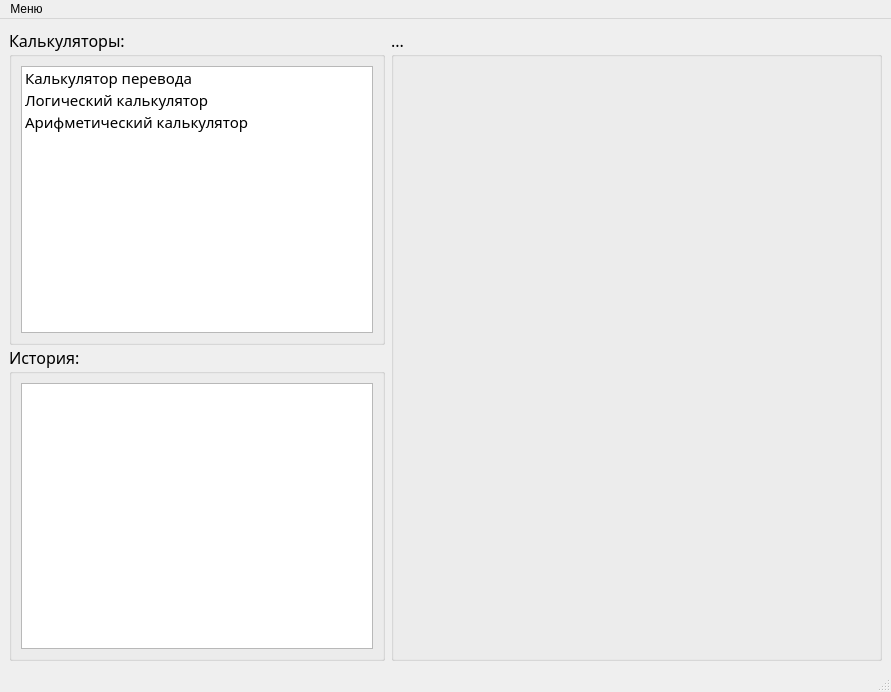
<?xml version="1.0" encoding="UTF-8"?>
<ui version="4.0">
 <class>MainWindow</class>
 <widget class="QMainWindow" name="MainWindow">
  <property name="geometry">
   <rect>
    <x>0</x>
    <y>0</y>
    <width>891</width>
    <height>692</height>
   </rect>
  </property>
  <property name="windowTitle">
   <string>MainWindow</string>
  </property>
  <property name="autoFillBackground">
   <bool>false</bool>
  </property>
  <widget class="QWidget" name="centralwidget">
   <layout class="QGridLayout" name="gridLayout">
    <item row="0" column="1">
     <widget class="QGroupBox" name="groupBox_3">
      <property name="sizePolicy">
       <sizepolicy hsizetype="Preferred" vsizetype="Preferred">
        <horstretch>0</horstretch>
        <verstretch>0</verstretch>
       </sizepolicy>
      </property>
      <property name="minimumSize">
       <size>
        <width>491</width>
        <height>631</height>
       </size>
      </property>
      <property name="font">
       <font>
        <family>Montserrat Medium</family>
        <pointsize>12</pointsize>
       </font>
      </property>
      <property name="title">
       <string>...</string>
      </property>
      <layout class="QHBoxLayout" name="horizontalLayout_6">
       <item>
        <widget class="QStackedWidget" name="stackedWidget">
         <property name="currentIndex">
          <number>3</number>
         </property>
         <widget class="QWidget" name="page">
          <layout class="QHBoxLayout" name="horizontalLayout_7">
           <item>
            <layout class="QVBoxLayout" name="verticalLayout">
             <item>
              <widget class="QLabel" name="label">
               <property name="minimumSize">
                <size>
                 <width>0</width>
                 <height>0</height>
                </size>
               </property>
               <property name="font">
                <font>
                 <family>Montserrat Medium</family>
                 <pointsize>28</pointsize>
                </font>
               </property>
               <property name="text">
                <string>Калькулятор перевода</string>
               </property>
              </widget>
             </item>
             <item>
              <layout class="QHBoxLayout" name="horizontalLayout">
               <item>
                <widget class="QLabel" name="label_3">
                 <property name="font">
                  <font>
                   <family>Montserrat Light</family>
                   <pointsize>14</pointsize>
                  </font>
                 </property>
                 <property name="text">
                  <string>Исходное число:</string>
                 </property>
                </widget>
               </item>
               <item>
                <widget class="QLineEdit" name="lineEdit">
                 <property name="font">
                  <font>
                   <family>Montserrat Medium</family>
                   <pointsize>14</pointsize>
                  </font>
                 </property>
                 <property name="inputMask">
                  <string/>
                 </property>
                 <property name="text">
                  <string/>
                 </property>
                 <property name="maxLength">
                  <number>10</number>
                 </property>
                 <property name="placeholderText">
                  <string>Например: 101110</string>
                 </property>
                </widget>
               </item>
              </layout>
             </item>
             <item>
              <layout class="QHBoxLayout" name="horizontalLayout_2">
               <item>
                <widget class="QLabel" name="label_2">
                 <property name="font">
                  <font>
                   <family>Montserrat Light</family>
                   <pointsize>14</pointsize>
                  </font>
                 </property>
                 <property name="text">
                  <string>Направление перевода:</string>
                 </property>
                </widget>
               </item>
               <item>
                <spacer name="horizontalSpacer">
                 <property name="orientation">
                  <enum>Qt::Horizontal</enum>
                 </property>
                 <property name="sizeType">
                  <enum>QSizePolicy::Fixed</enum>
                 </property>
                 <property name="sizeHint" stdset="0">
                  <size>
                   <width>15</width>
                   <height>0</height>
                  </size>
                 </property>
                </spacer>
               </item>
               <item>
                <layout class="QVBoxLayout" name="verticalLayout_2">
                 <item>
                  <spacer name="verticalSpacer">
                   <property name="orientation">
                    <enum>Qt::Vertical</enum>
                   </property>
                   <property name="sizeType">
                    <enum>QSizePolicy::Fixed</enum>
                   </property>
                   <property name="sizeHint" stdset="0">
                    <size>
                     <width>0</width>
                     <height>15</height>
                    </size>
                   </property>
                  </spacer>
                 </item>
                 <item>
                  <widget class="QComboBox" name="comboBox">
                   <property name="font">
                    <font>
                     <family>Montserrat Medium</family>
                     <pointsize>11</pointsize>
                    </font>
                   </property>
                   <item>
                    <property name="text">
                     <string>2</string>
                    </property>
                   </item>
                   <item>
                    <property name="text">
                     <string>8</string>
                    </property>
                   </item>
                   <item>
                    <property name="text">
                     <string>10</string>
                    </property>
                   </item>
                   <item>
                    <property name="text">
                     <string>16</string>
                    </property>
                   </item>
                  </widget>
                 </item>
                 <item>
                  <widget class="QLabel" name="label_4">
                   <property name="font">
                    <font>
                     <family>Montserrat Light</family>
                     <pointsize>16</pointsize>
                    </font>
                   </property>
                   <property name="text">
                    <string>to</string>
                   </property>
                  </widget>
                 </item>
                 <item>
                  <widget class="QComboBox" name="comboBox_2">
                   <property name="font">
                    <font>
                     <family>Montserrat Medium</family>
                     <pointsize>11</pointsize>
                    </font>
                   </property>
                   <property name="editable">
                    <bool>false</bool>
                   </property>
                   <item>
                    <property name="text">
                     <string>2</string>
                    </property>
                   </item>
                   <item>
                    <property name="text">
                     <string>8</string>
                    </property>
                   </item>
                   <item>
                    <property name="text">
                     <string>10</string>
                    </property>
                   </item>
                   <item>
                    <property name="text">
                     <string>16</string>
                    </property>
                   </item>
                  </widget>
                 </item>
                 <item>
                  <spacer name="verticalSpacer_2">
                   <property name="orientation">
                    <enum>Qt::Vertical</enum>
                   </property>
                   <property name="sizeType">
                    <enum>QSizePolicy::Fixed</enum>
                   </property>
                   <property name="sizeHint" stdset="0">
                    <size>
                     <width>0</width>
                     <height>15</height>
                    </size>
                   </property>
                  </spacer>
                 </item>
                </layout>
               </item>
              </layout>
             </item>
             <item>
              <widget class="QPushButton" name="pushButton">
               <property name="font">
                <font>
                 <family>Montserrat Medium</family>
                 <pointsize>14</pointsize>
                </font>
               </property>
               <property name="text">
                <string>Конвертировать</string>
               </property>
              </widget>
             </item>
             <item>
              <layout class="QHBoxLayout" name="horizontalLayout_3">
               <item>
                <widget class="QLabel" name="label_5">
                 <property name="font">
                  <font>
                   <family>Montserrat Light</family>
                   <pointsize>14</pointsize>
                  </font>
                 </property>
                 <property name="text">
                  <string>Результат:</string>
                 </property>
                </widget>
               </item>
               <item>
                <widget class="QLabel" name="label_6">
                 <property name="font">
                  <font>
                   <family>Montserrat Light</family>
                   <pointsize>14</pointsize>
                  </font>
                 </property>
                 <property name="text">
                  <string/>
                 </property>
                </widget>
               </item>
              </layout>
             </item>
            </layout>
           </item>
          </layout>
         </widget>
         <widget class="QWidget" name="page_2">
          <layout class="QGridLayout" name="gridLayout_3">
           <item row="1" column="0">
            <layout class="QVBoxLayout" name="verticalLayout_4">
             <item>
              <widget class="QLabel" name="label_13">
               <property name="minimumSize">
                <size>
                 <width>0</width>
                 <height>0</height>
                </size>
               </property>
               <property name="font">
                <font>
                 <family>Montserrat Medium</family>
                 <pointsize>25</pointsize>
                </font>
               </property>
               <property name="text">
                <string>Логический калькулятор</string>
               </property>
              </widget>
             </item>
             <item>
              <widget class="QLabel" name="label_7">
               <property name="font">
                <font>
                 <family>Montserrat Light</family>
                 <pointsize>16</pointsize>
                </font>
               </property>
               <property name="text">
                <string>Введите A и B:</string>
               </property>
              </widget>
             </item>
             <item>
              <layout class="QHBoxLayout" name="horizontalLayout_9">
               <item>
                <widget class="QLabel" name="label_8">
                 <property name="enabled">
                  <bool>true</bool>
                 </property>
                 <property name="font">
                  <font>
                   <family>Montserrat Light</family>
                   <pointsize>18</pointsize>
                  </font>
                 </property>
                 <property name="text">
                  <string>A:</string>
                 </property>
                </widget>
               </item>
               <item>
                <spacer name="horizontalSpacer_3">
                 <property name="orientation">
                  <enum>Qt::Horizontal</enum>
                 </property>
                 <property name="sizeType">
                  <enum>QSizePolicy::Fixed</enum>
                 </property>
                 <property name="sizeHint" stdset="0">
                  <size>
                   <width>41</width>
                   <height>20</height>
                  </size>
                 </property>
                </spacer>
               </item>
               <item>
                <widget class="QLineEdit" name="lineEdit_2">
                 <property name="font">
                  <font>
                   <family>Montserrat Medium</family>
                   <pointsize>14</pointsize>
                  </font>
                 </property>
                 <property name="text">
                  <string/>
                 </property>
                 <property name="maxLength">
                  <number>4</number>
                 </property>
                 <property name="placeholderText">
                  <string>Например: 1011</string>
                 </property>
                </widget>
               </item>
               <item>
                <spacer name="horizontalSpacer_5">
                 <property name="orientation">
                  <enum>Qt::Horizontal</enum>
                 </property>
                 <property name="sizeHint" stdset="0">
                  <size>
                   <width>40</width>
                   <height>20</height>
                  </size>
                 </property>
                </spacer>
               </item>
              </layout>
             </item>
             <item>
              <layout class="QHBoxLayout" name="horizontalLayout_10">
               <item>
                <widget class="QLabel" name="label_9">
                 <property name="font">
                  <font>
                   <family>Montserrat Light</family>
                   <pointsize>18</pointsize>
                  </font>
                 </property>
                 <property name="text">
                  <string>B:</string>
                 </property>
                </widget>
               </item>
               <item>
                <spacer name="horizontalSpacer_4">
                 <property name="orientation">
                  <enum>Qt::Horizontal</enum>
                 </property>
                 <property name="sizeType">
                  <enum>QSizePolicy::Fixed</enum>
                 </property>
                 <property name="sizeHint" stdset="0">
                  <size>
                   <width>40</width>
                   <height>20</height>
                  </size>
                 </property>
                </spacer>
               </item>
               <item>
                <widget class="QLineEdit" name="lineEdit_3">
                 <property name="font">
                  <font>
                   <family>Montserrat Medium</family>
                   <pointsize>14</pointsize>
                  </font>
                 </property>
                 <property name="text">
                  <string/>
                 </property>
                 <property name="maxLength">
                  <number>4</number>
                 </property>
                 <property name="placeholderText">
                  <string>Например: 0011</string>
                 </property>
                </widget>
               </item>
               <item>
                <spacer name="horizontalSpacer_6">
                 <property name="orientation">
                  <enum>Qt::Horizontal</enum>
                 </property>
                 <property name="sizeHint" stdset="0">
                  <size>
                   <width>40</width>
                   <height>20</height>
                  </size>
                 </property>
                </spacer>
               </item>
              </layout>
             </item>
            </layout>
           </item>
           <item row="6" column="0">
            <layout class="QHBoxLayout" name="horizontalLayout_12">
             <item>
              <widget class="QLabel" name="label_11">
               <property name="font">
                <font>
                 <family>Montserrat Light</family>
                 <pointsize>16</pointsize>
                </font>
               </property>
               <property name="text">
                <string>Результат:</string>
               </property>
              </widget>
             </item>
             <item>
              <widget class="QLabel" name="label_12">
               <property name="font">
                <font>
                 <family>Montserrat Light</family>
                 <pointsize>16</pointsize>
                </font>
               </property>
               <property name="text">
                <string/>
               </property>
              </widget>
             </item>
            </layout>
           </item>
           <item row="3" column="0">
            <layout class="QHBoxLayout" name="horizontalLayout_11">
             <item>
              <widget class="QLabel" name="label_10">
               <property name="font">
                <font>
                 <family>Montserrat Light</family>
                 <pointsize>16</pointsize>
                </font>
               </property>
               <property name="text">
                <string>Введите команду:</string>
               </property>
              </widget>
             </item>
             <item>
              <spacer name="horizontalSpacer_2">
               <property name="orientation">
                <enum>Qt::Horizontal</enum>
               </property>
               <property name="sizeType">
                <enum>QSizePolicy::Fixed</enum>
               </property>
               <property name="sizeHint" stdset="0">
                <size>
                 <width>40</width>
                 <height>20</height>
                </size>
               </property>
              </spacer>
             </item>
             <item>
              <widget class="QLineEdit" name="lineEdit_4">
               <property name="font">
                <font>
                 <family>Montserrat Medium</family>
                 <pointsize>14</pointsize>
                </font>
               </property>
               <property name="text">
                <string/>
               </property>
               <property name="maxLength">
                <number>4</number>
               </property>
               <property name="placeholderText">
                <string>Например: 1001</string>
               </property>
              </widget>
             </item>
             <item>
              <spacer name="horizontalSpacer_7">
               <property name="orientation">
                <enum>Qt::Horizontal</enum>
               </property>
               <property name="sizeHint" stdset="0">
                <size>
                 <width>40</width>
                 <height>20</height>
                </size>
               </property>
              </spacer>
             </item>
            </layout>
           </item>
           <item row="2" column="0">
            <spacer name="verticalSpacer_3">
             <property name="orientation">
              <enum>Qt::Vertical</enum>
             </property>
             <property name="sizeType">
              <enum>QSizePolicy::Fixed</enum>
             </property>
             <property name="sizeHint" stdset="0">
              <size>
               <width>20</width>
               <height>40</height>
              </size>
             </property>
            </spacer>
           </item>
           <item row="5" column="0">
            <widget class="QPushButton" name="pushButton_2">
             <property name="font">
              <font>
               <family>Montserrat Medium</family>
               <pointsize>14</pointsize>
              </font>
             </property>
             <property name="text">
              <string>Вычислить</string>
             </property>
            </widget>
           </item>
           <item row="4" column="0">
            <spacer name="verticalSpacer_4">
             <property name="orientation">
              <enum>Qt::Vertical</enum>
             </property>
             <property name="sizeType">
              <enum>QSizePolicy::Fixed</enum>
             </property>
             <property name="sizeHint" stdset="0">
              <size>
               <width>20</width>
               <height>15</height>
              </size>
             </property>
            </spacer>
           </item>
          </layout>
         </widget>
         <widget class="QWidget" name="page_3">
          <widget class="QWidget" name="layoutWidget">
           <property name="geometry">
            <rect>
             <x>0</x>
             <y>20</y>
             <width>471</width>
             <height>151</height>
            </rect>
           </property>
           <layout class="QVBoxLayout" name="verticalLayout_5">
            <item>
             <widget class="QLabel" name="label_15">
              <property name="minimumSize">
               <size>
                <width>0</width>
                <height>0</height>
               </size>
              </property>
              <property name="font">
               <font>
                <family>Montserrat Medium</family>
                <pointsize>21</pointsize>
               </font>
              </property>
              <property name="text">
               <string>Арифметический калькулятор</string>
              </property>
             </widget>
            </item>
            <item>
             <widget class="QLabel" name="label_16">
              <property name="font">
               <font>
                <family>Montserrat Light</family>
                <pointsize>16</pointsize>
               </font>
              </property>
              <property name="text">
               <string>Введите A и B:</string>
              </property>
             </widget>
            </item>
            <item>
             <layout class="QHBoxLayout" name="horizontalLayout_14">
              <item>
               <widget class="QLabel" name="label_17">
                <property name="enabled">
                 <bool>true</bool>
                </property>
                <property name="font">
                 <font>
                  <family>Montserrat Light</family>
                  <pointsize>18</pointsize>
                 </font>
                </property>
                <property name="text">
                 <string>A:</string>
                </property>
               </widget>
              </item>
              <item>
               <spacer name="horizontalSpacer_10">
                <property name="orientation">
                 <enum>Qt::Horizontal</enum>
                </property>
                <property name="sizeType">
                 <enum>QSizePolicy::Fixed</enum>
                </property>
                <property name="sizeHint" stdset="0">
                 <size>
                  <width>41</width>
                  <height>20</height>
                 </size>
                </property>
               </spacer>
              </item>
              <item>
               <widget class="QLineEdit" name="lineEdit_6">
                <property name="font">
                 <font>
                  <family>Montserrat Medium</family>
                  <pointsize>14</pointsize>
                 </font>
                </property>
                <property name="text">
                 <string/>
                </property>
                <property name="maxLength">
                 <number>4</number>
                </property>
                <property name="placeholderText">
                 <string>Например: 1011</string>
                </property>
               </widget>
              </item>
              <item>
               <spacer name="horizontalSpacer_11">
                <property name="orientation">
                 <enum>Qt::Horizontal</enum>
                </property>
                <property name="sizeHint" stdset="0">
                 <size>
                  <width>40</width>
                  <height>20</height>
                 </size>
                </property>
               </spacer>
              </item>
             </layout>
            </item>
            <item>
             <layout class="QHBoxLayout" name="horizontalLayout_15">
              <item>
               <widget class="QLabel" name="label_18">
                <property name="font">
                 <font>
                  <family>Montserrat Light</family>
                  <pointsize>18</pointsize>
                 </font>
                </property>
                <property name="text">
                 <string>B:</string>
                </property>
               </widget>
              </item>
              <item>
               <spacer name="horizontalSpacer_12">
                <property name="orientation">
                 <enum>Qt::Horizontal</enum>
                </property>
                <property name="sizeType">
                 <enum>QSizePolicy::Fixed</enum>
                </property>
                <property name="sizeHint" stdset="0">
                 <size>
                  <width>40</width>
                  <height>20</height>
                 </size>
                </property>
               </spacer>
              </item>
              <item>
               <widget class="QLineEdit" name="lineEdit_7">
                <property name="font">
                 <font>
                  <family>Montserrat Medium</family>
                  <pointsize>14</pointsize>
                 </font>
                </property>
                <property name="text">
                 <string/>
                </property>
                <property name="maxLength">
                 <number>4</number>
                </property>
                <property name="placeholderText">
                 <string>Например: 0011</string>
                </property>
               </widget>
              </item>
              <item>
               <spacer name="horizontalSpacer_13">
                <property name="orientation">
                 <enum>Qt::Horizontal</enum>
                </property>
                <property name="sizeHint" stdset="0">
                 <size>
                  <width>40</width>
                  <height>20</height>
                 </size>
                </property>
               </spacer>
              </item>
             </layout>
            </item>
           </layout>
          </widget>
          <widget class="QWidget" name="layoutWidget_2">
           <property name="geometry">
            <rect>
             <x>0</x>
             <y>280</y>
             <width>471</width>
             <height>31</height>
            </rect>
           </property>
           <layout class="QHBoxLayout" name="horizontalLayout_16">
            <item>
             <widget class="QLabel" name="label_19">
              <property name="font">
               <font>
                <family>Montserrat Light</family>
                <pointsize>16</pointsize>
               </font>
              </property>
              <property name="text">
               <string>Введите команду:</string>
              </property>
             </widget>
            </item>
            <item>
             <spacer name="horizontalSpacer_14">
              <property name="orientation">
               <enum>Qt::Horizontal</enum>
              </property>
              <property name="sizeType">
               <enum>QSizePolicy::Fixed</enum>
              </property>
              <property name="sizeHint" stdset="0">
               <size>
                <width>40</width>
                <height>20</height>
               </size>
              </property>
             </spacer>
            </item>
            <item>
             <widget class="QLineEdit" name="lineEdit_8">
              <property name="font">
               <font>
                <family>Montserrat Medium</family>
                <pointsize>14</pointsize>
               </font>
              </property>
              <property name="text">
               <string/>
              </property>
              <property name="maxLength">
               <number>4</number>
              </property>
              <property name="placeholderText">
               <string>Например: 1001</string>
              </property>
             </widget>
            </item>
            <item>
             <spacer name="horizontalSpacer_15">
              <property name="orientation">
               <enum>Qt::Horizontal</enum>
              </property>
              <property name="sizeHint" stdset="0">
               <size>
                <width>40</width>
                <height>20</height>
               </size>
              </property>
             </spacer>
            </item>
           </layout>
          </widget>
          <widget class="QPushButton" name="pushButton_3">
           <property name="geometry">
            <rect>
             <x>10</x>
             <y>330</y>
             <width>453</width>
             <height>32</height>
            </rect>
           </property>
           <property name="font">
            <font>
             <family>Montserrat Medium</family>
             <pointsize>14</pointsize>
            </font>
           </property>
           <property name="text">
            <string>Вычислить</string>
           </property>
          </widget>
          <widget class="QWidget" name="layoutWidget_3">
           <property name="geometry">
            <rect>
             <x>0</x>
             <y>410</y>
             <width>471</width>
             <height>161</height>
            </rect>
           </property>
           <layout class="QHBoxLayout" name="horizontalLayout_8">
            <item>
             <widget class="QLabel" name="label_22">
              <property name="font">
               <font>
                <family>Montserrat Light</family>
                <pointsize>14</pointsize>
               </font>
              </property>
              <property name="text">
               <string>Результат:</string>
              </property>
             </widget>
            </item>
            <item>
             <widget class="QLabel" name="label_23">
              <property name="font">
               <font>
                <family>Montserrat Light</family>
                <pointsize>14</pointsize>
               </font>
              </property>
              <property name="text">
               <string/>
              </property>
             </widget>
            </item>
           </layout>
          </widget>
          <widget class="QWidget" name="horizontalLayoutWidget">
           <property name="geometry">
            <rect>
             <x>0</x>
             <y>170</y>
             <width>290</width>
             <height>80</height>
            </rect>
           </property>
           <layout class="QHBoxLayout" name="horizontalLayout_18">
            <item>
             <widget class="QLabel" name="label_24">
              <property name="font">
               <font>
                <family>Montserrat Light</family>
                <pointsize>14</pointsize>
               </font>
              </property>
              <property name="text">
               <string>Режим работы:</string>
              </property>
             </widget>
            </item>
            <item>
             <widget class="QCheckBox" name="checkBox">
              <property name="text">
               <string>С переносом</string>
              </property>
              <property name="checkable">
               <bool>true</bool>
              </property>
              <property name="checked">
               <bool>false</bool>
              </property>
             </widget>
            </item>
           </layout>
          </widget>
         </widget>
         <widget class="QWidget" name="page_4"/>
        </widget>
       </item>
      </layout>
     </widget>
    </item>
    <item row="0" column="0">
     <layout class="QGridLayout" name="gridLayout_2" rowstretch="0,0" columnstretch="0">
      <property name="sizeConstraint">
       <enum>QLayout::SetMaximumSize</enum>
      </property>
      <property name="spacing">
       <number>0</number>
      </property>
      <item row="1" column="0">
       <widget class="QGroupBox" name="groupBox_2">
        <property name="maximumSize">
         <size>
          <width>600</width>
          <height>16777215</height>
         </size>
        </property>
        <property name="font">
         <font>
          <family>Montserrat Medium</family>
          <pointsize>12</pointsize>
         </font>
        </property>
        <property name="title">
         <string>История:</string>
        </property>
        <layout class="QHBoxLayout" name="horizontalLayout_4">
         <item>
          <widget class="QTableWidget" name="tableWidget">
           <property name="enabled">
            <bool>true</bool>
           </property>
           <property name="sizePolicy">
            <sizepolicy hsizetype="Expanding" vsizetype="Expanding">
             <horstretch>0</horstretch>
             <verstretch>0</verstretch>
            </sizepolicy>
           </property>
           <property name="font">
            <font>
             <family>Montserrat Medium</family>
             <pointsize>10</pointsize>
             <bold>false</bold>
            </font>
           </property>
           <property name="editTriggers">
            <set>QAbstractItemView::NoEditTriggers</set>
           </property>
           <attribute name="horizontalHeaderCascadingSectionResizes">
            <bool>true</bool>
           </attribute>
           <attribute name="horizontalHeaderDefaultSectionSize">
            <number>78</number>
           </attribute>
           <attribute name="horizontalHeaderHighlightSections">
            <bool>false</bool>
           </attribute>
           <attribute name="horizontalHeaderStretchLastSection">
            <bool>true</bool>
           </attribute>
           <attribute name="verticalHeaderCascadingSectionResizes">
            <bool>false</bool>
           </attribute>
          </widget>
         </item>
        </layout>
       </widget>
      </item>
      <item row="0" column="0">
       <widget class="QGroupBox" name="groupBox">
        <property name="enabled">
         <bool>true</bool>
        </property>
        <property name="minimumSize">
         <size>
          <width>300</width>
          <height>300</height>
         </size>
        </property>
        <property name="maximumSize">
         <size>
          <width>600</width>
          <height>16777215</height>
         </size>
        </property>
        <property name="font">
         <font>
          <family>Montserrat Medium</family>
          <pointsize>12</pointsize>
         </font>
        </property>
        <property name="title">
         <string>Калькуляторы:</string>
        </property>
        <layout class="QHBoxLayout" name="horizontalLayout_5">
         <item>
          <widget class="QListWidget" name="listWidget">
           <property name="font">
            <font>
             <family>Montserrat Medium</family>
             <pointsize>11</pointsize>
            </font>
           </property>
           <item>
            <property name="text">
             <string>Калькулятор перевода</string>
            </property>
           </item>
           <item>
            <property name="text">
             <string>Логический калькулятор</string>
            </property>
           </item>
           <item>
            <property name="text">
             <string>Арифметический калькулятор</string>
            </property>
           </item>
          </widget>
         </item>
        </layout>
       </widget>
      </item>
     </layout>
    </item>
   </layout>
  </widget>
  <widget class="QMenuBar" name="menubar">
   <property name="geometry">
    <rect>
     <x>0</x>
     <y>0</y>
     <width>891</width>
     <height>22</height>
    </rect>
   </property>
   <widget class="QMenu" name="menu">
    <property name="title">
     <string>Меню</string>
    </property>
   </widget>
   <addaction name="menu"/>
  </widget>
  <widget class="QStatusBar" name="statusbar"/>
 </widget>
 <resources/>
 <connections/>
</ui>
